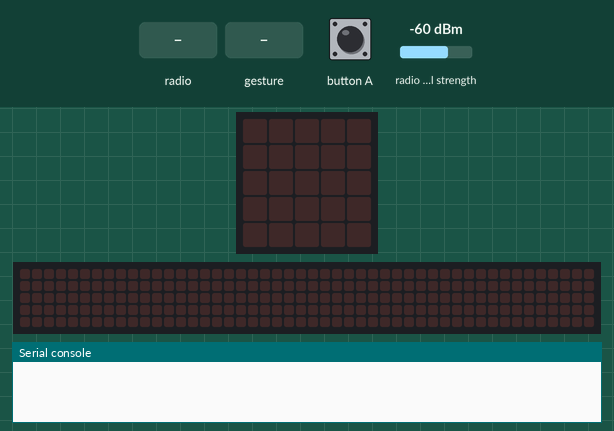
Simulated run of this program. Board: BBC micro:bit (MakeCode). Parts: the board's 5×5 LED display, a strip that is not on the board, showing the scrolling text unrolled, the last lines printed to the serial console. The inputs (shaded band) are chosen by the test bench; at power-on: radio signal strength -60 dBm. No radio messages arrive unless stated (any console line starting 'radio sent:' is added by the test bench); a tilt is held for 1.5 s and a shake lasts 1 s, then the board lies face up again; the 48×5 strip is a reading aid, not a part: it shows the text the display is scrolling, unrolled, one strip-width of it at a time.

Above: at 1.2 s.
1.3 s: radio message "0" arrives
At 1.5 s:
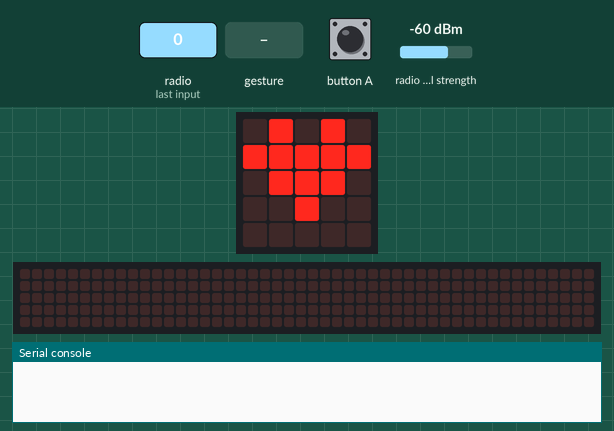
4.3 s: button A pressed for 0.15 s
6.8 s: radio message "1" arrives
At 7.0 s:
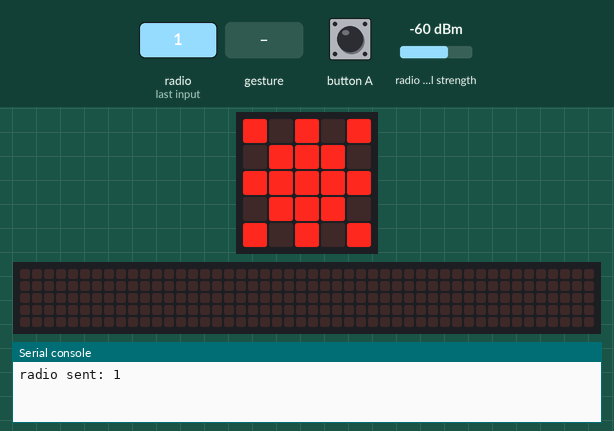
9.8 s: radio message "0" arrives
At 11.27 s:
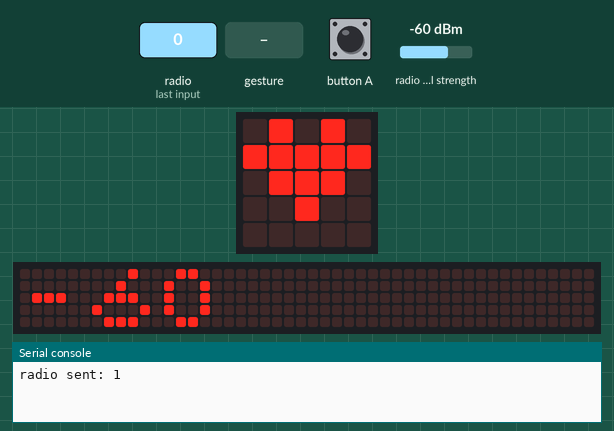
12.8 s: gesture 'shake'
At 13.22 s:
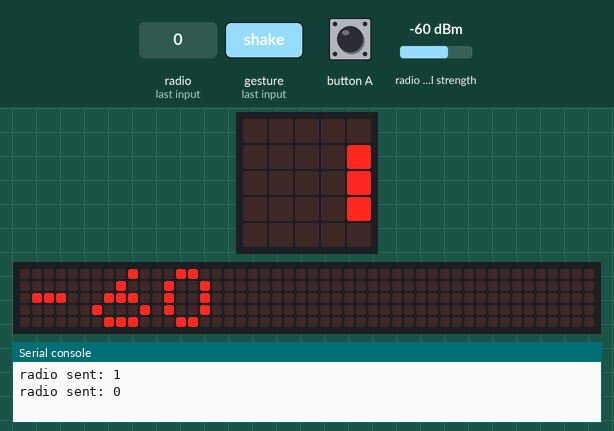
15.8 s: radio message "1" arrives
At 19.57 s:
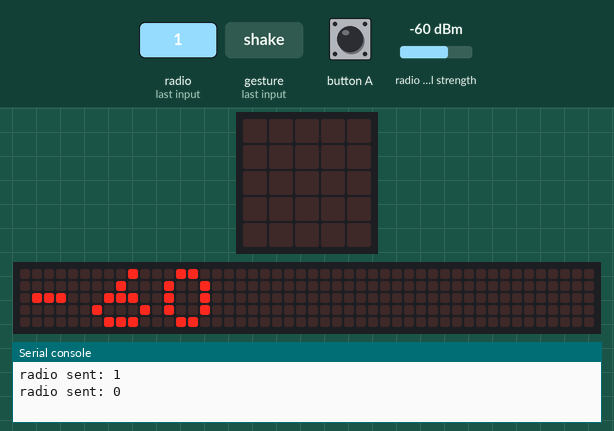

The program:

main.ts
```typescript
radio.onReceivedNumber(function (receivedNumber) {
    if (receivedNumber == 0) {
        basic.showLeds(`
            . # . # .
            # # # # #
            . # # # .
            . . # . .
            . . . . .
            `)
    } else if (receivedNumber == 1) {
        basic.showLeds(`
            # . # . #
            . # # # .
            # # # # #
            . # # # .
            # . # . #
            `)
    } else {

    }
    basic.showNumber(radio.receivedPacket(RadioPacketProperty.SignalStrength))
})
input.onButtonPressed(Button.A, function () {
    basic.clearScreen()
    radio.sendNumber(1)
})
input.onGesture(Gesture.Shake, function () {
    basic.clearScreen()
    radio.sendNumber(0)
})
radio.setGroup(1)
```

test.ts
```typescript
// testene settes inn her; disse vil ikke kompilert så lenge denne pakken blir brukt som en utvidelse.
```

Measured:
- after the input at 1.3 s, the display: changes at once (image 1)
- after the input at 6.8 s, the display: changes at once (image 2)
- after the input at 9.8 s, the display: first differs from a run without the input after 1.0 s (image 3 shows a later state)
- after the input at 15.8 s, the display: first changes at once (image 5 shows a later state)
- what the display in image 1 shows lasts 0.4 s, from 1.3 s to 1.7 s
